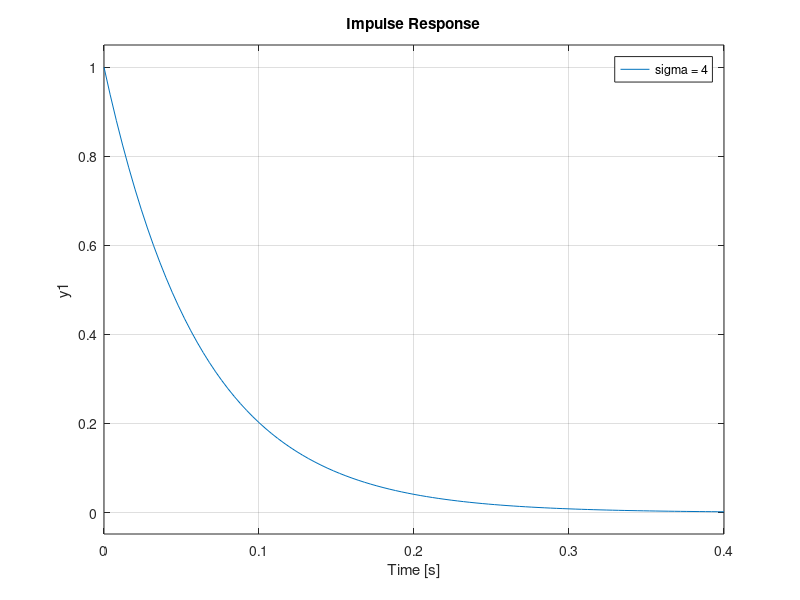
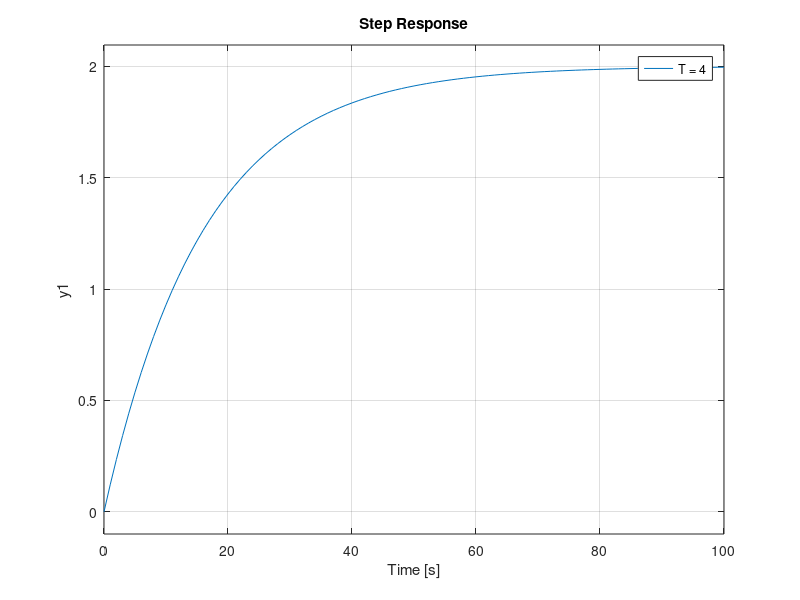

Write the MATLAB code that produced these figures, in order.
%% Sisteme de ordin 1
%% Raspuns la impuls
figure
hold on
for sigma = 4 : 4 : 16
    H = tf(1, [1 sigma])
    impulse(H);
    sigma
    T = 1/sigma
    K = 1/sigma
    pause
end
hold off
legend('sigma = 4', 'sigma = 8', 'sigma = 12', 'sigma = 16')

%% Treapta unitara
figure
hold on
K = 2;
t = 0: 1 : 100;      
plot(t, ones(length(t),1))
for T = 4 : 4 : 16
    H = tf(K, [T 1]);
    step(H, t);
    T 
    K
    pause   
end
hold off
legend('T = 4', 'T = 8', 'T = 12', 'T = 16')
